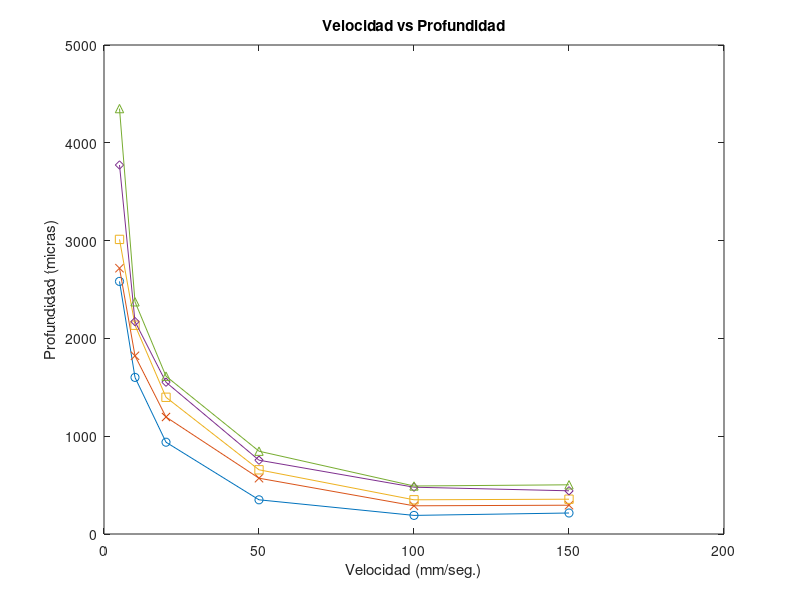

This figure's MATLAB source:
%%Grafico Velocidad vs profundidad
%22.5
x = [5,10,20,50,100,150];
y = [2582.822,1601.227,938.650,349.639,190.184,214.724];
%30
t = [5,10,20,50,100,150];
n = [2717.791,1822.086,1196.319,570.552,288.344,294.479];
%37.5
g = [5,10,20,50,100,150];
h = [3012.270,2134.969,1398.102,656.442,349.693,355.828];
%45
r = [5,10,20,50,100,150];
f = [3773.006,2171.779,1552.147,754.601,478.528,441.718];
%52.5
p = [5,10,20,50,100,150];
k = [4349.693,2374.233,1613.497,846.626,490.798,503.067];

figure
plot(x,y,'-o')
xlabel('Velocidad (mm/seg.)')
ylabel('Profundidad (micras)')
title('Velocidad vs Profundidad')
hold on 
plot(t,n,'-x')
plot(g,h,'-s')
plot(r,f,'-d')
plot(p,k,'-^')